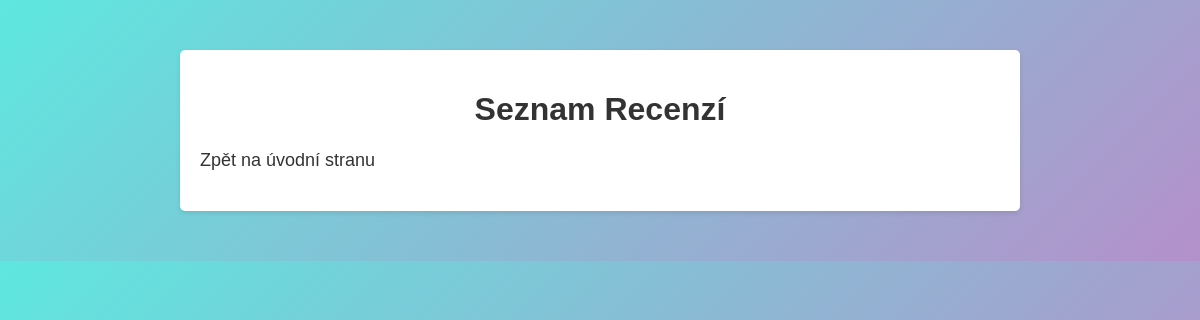
The app's page /recenze/, older data.
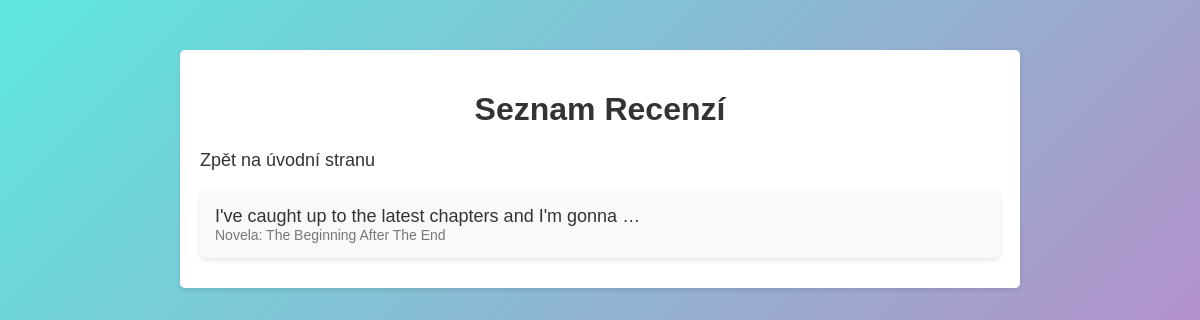
The same page, newer data.
### novel/models.py (models this page shows, shortened)
class Recenze(models.Model):
    novela = models.ForeignKey(Novela, related_name='recenze', on_delete=models.CASCADE)
    obsah = models.TextField()
    hodnoceni = models.IntegerField()  # Assuming a rating system, e.g., 1-5 stars
    datum_recenzovani = models.DateField(auto_now_add=True)

class Novela(models.Model):
    nazev = models.CharField(max_length=200)
    autor = models.ForeignKey(Autor, related_name='novely', on_delete=models.CASCADE)
    datum_vydani = models.DateField()

### novel/views.py (the view)
# urls.py: path('recenze/', RecenzeListView.as_view(), name='recenze_list'),
class RecenzeListView(ListView):
    model = Recenze
    template_name = 'recenze_list.html'

### novel/templates/recenze_list.html (shortened to what this page needs)
<!DOCTYPE html>
<html>
<head>
</head>
<body>
    <div class="container">
        <h1>Seznam Recenzí</h1>
        <div class="nav-links">
            <a href="{% url 'index' %}">Zpět na úvodní stranu</a>
        </div>
        <ul>
            {% for recenze in object_list %}
                <li>
                    <a href="{% url 'recenze_detail' recenze.pk %}">{{ recenze.obsah|truncatewords:10 }}</a>
                    <div class="novela-name">Novela: {{ recenze.novela.nazev }}</div>
                </li>
            {% endfor %}
        </ul>
    </div>
</body>
</html>

Row changes from the older to the newer data that the page shows:
added Recenze: obsah "I've caught up to the latest chapters and I'm gonna …", novela.nazev "The Beginning After The End"
